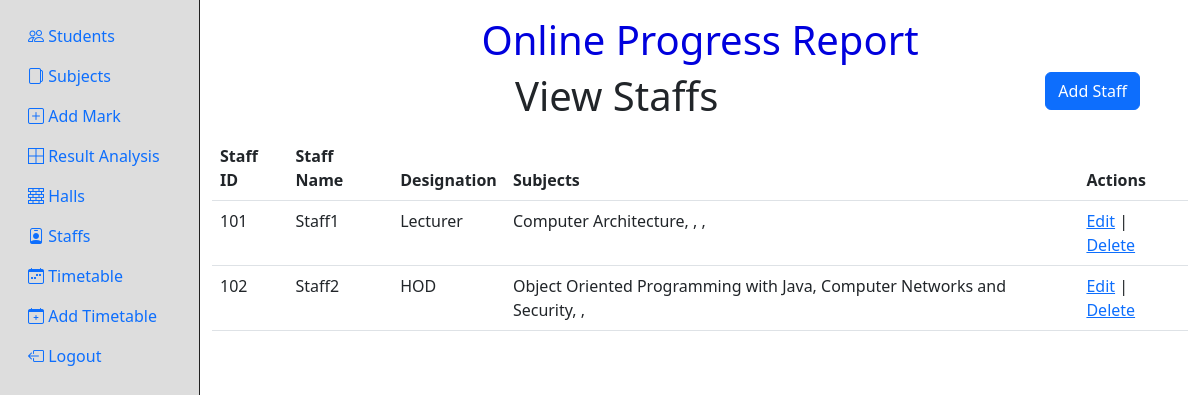
The app's page /staffs.php (signed in), older data.
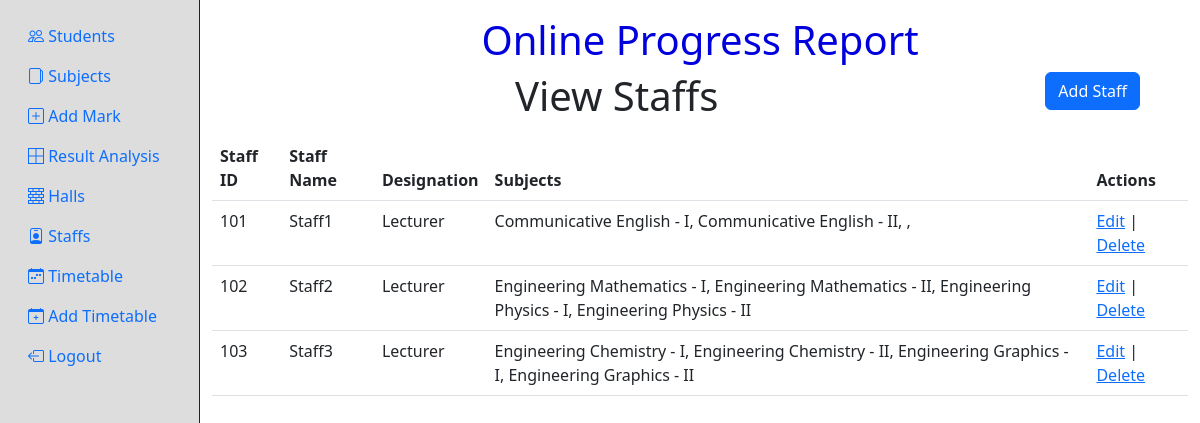
The same page, newer data.
### tables this page shows
CREATE TABLE `staff_details` (
  `id` int(11) NOT NULL,
  `staff_id` text NOT NULL,
  `staff_name` text NOT NULL,
  `designation` text NOT NULL,
  `bcode` int(11) NOT NULL,
  `subject` text NOT NULL
);

### staffs.php (the view, shortened to what this page needs)
<?php
if(!isset($_SESSION["user_id"])){
    header("Location: login.php");
}else if(isset($_GET["deleteid"])){
    $query = "DELETE FROM `staff_details` WHERE `id` = ".$_GET["deleteid"];
    $con = mysqli_connect(DB_HOST,DB_USERNAME,DB_PASSWORD,DB_NAME);
    mysqli_query($con, $query);
    $selectQuery = "SELECT * FROM `staff_details`";
    $result = mysqli_query($con, $selectQuery);
}else{
    $query = "SELECT * FROM `staff_details`";
    $con = mysqli_connect(DB_HOST,DB_USERNAME,DB_PASSWORD,DB_NAME);
    $result = mysqli_query($con, $query);
}
?>
<!DOCTYPE html>
<html lang="en">
<head>
  <link href="https://cdn.jsdelivr.net/npm/bootstrap@5.3.0-alpha1/dist/css/bootstrap.min.css" rel="stylesheet"
>
  <link rel="stylesheet" href="https://cdn.jsdelivr.net/npm/bootstrap-icons@1.10.3/font/bootstrap-icons.css">
</head>
<body>
  <div class="container-fluid h-100">
    <div class="row h-100">
      <?php include("sidebar.php"); ?>
      <div class="col-10 pt-3">
        <div class="row">
          <div class="col-12">
            <h2 style="text-align:center;font-size:40px;color:#00d">Online Progress Report</h2>
          </div>
        </div>
        <div class="row">
          <div class="col">
            <div class="row">
              <div class="col-10">
                <h1 class="title mb-3">View Staffs</h1>
              </div>
              <div class="col"><a class="btn btn-primary" href="add-staff.php" role="button">Add Staff</a></div>
            </div>
            <div class="table-responsive">
              <table class="table table-hover">
                <thead>
                  <tr>
                    <th>Staff ID</th>
                    <th>Staff Name</th>
                    <th>Designation</th>
                    <th>Subjects</th>
                    <th>Actions</th>
                  </tr>
                </thead>
                <tbody>
                  <?php if($result){
                    $rows = mysqli_num_rows($result);
                    if($rows===0){
                  ?>
                  <tr>
                    <td colspan="5" align="center">No Records Found</td>
                  </tr>
                  <?php }else{
                    while($row = mysqli_fetch_array($result, MYSQLI_ASSOC)){ ?>
                  <tr>
                    <td><?php echo $row["staff_id"]; ?></td>
                    <td><?php echo $row["staff_name"]; ?></td>
                    <td><?php echo $row["designation"]; ?></td>
                    <td><?php
                    $len = count(json_decode($row["subject"], true));
                    $i = 1;
                    foreach(json_decode($row["subject"], true) as $subject){echo $subject['sname']; if($len != $i){echo ", ";} $i++; } ?></td>
                    <td>
                      <a href="edit-staff.php?id=<?php echo $row["id"]; ?>">Edit</a> | <a
                        href="?deleteid=<?php echo $row["id"]; ?>">Delete</a>
                    </td>
                  </tr>
                  <?php
                    }
                    } } ?>
                </tbody>
              </table>
            </div>
          </div>
        </div>
      </div>
    </div>
  </div>
</body>
</html>

### sidebar.php
<div class="col-2 pt-3 h-100 dontprint" style="background:#ddd;border-right:1px solid #222">
  <ul class="nav nav-pills flex-column">
    <li class="nav-item">
      <a href="mainpage.php" class="nav-link">
        <i class="bi bi-people"></i> Students
      </a>
    </li>
    <li class="nav-item">
      <a href="subjects.php" class="nav-link">
        <i class="bi bi-files-alt"></i> Subjects
      </a>
    </li>
    <li class="nav-item">
      <a href="add-mark.php" class="nav-link">
        <i class="bi bi-plus-square"></i> Add Mark
      </a>
    </li>
    <li class="nav-item">
      <a href="result-analysis.php" class="nav-link">
        <i class="bi bi-border-all"></i> Result Analysis
      </a>
    </li>
    <li class="nav-item">
      <a href="halls.php" class="nav-link">
        <i class="bi bi-bricks"></i> Halls
      </a>
    </li>
    <li class="nav-item">
      <a href="staffs.php" class="nav-link">
        <i class="bi bi-person-badge"></i> Staffs
      </a>
    </li>
    <li class="nav-item">
      <a href="timetable.php" class="nav-link">
        <i class="bi bi-calendar-week"></i> Timetable
      </a>
    </li>
    <li class="nav-item">
      <a href="add-timetable.php" class="nav-link">
        <i class="bi bi-calendar-plus"></i> Add Timetable
      </a>
    </li>
    <li class="nav-item">
      <a href="logout.php" class="nav-link">
        <i class="bi bi-box-arrow-left"></i> Logout
      </a>
    </li>
  </ul>
</div>

### staffs.php (style rules this page uses)
html, body { margin: 0; padding: 0; height: 100%; }
h1.title { margin: 0; text-align: center; }

Row changes from the older to the newer data that the page shows:
removed staff_details: staff "101", staff_name "Staff1", designation "Lecturer", sname "Computer Architecture"
removed staff_details: staff "102", staff_name "Staff2", designation "HOD", sname "Object Oriented Programming with Java", sname "Computer Networks and Security"
added staff_details: staff "101", staff_name "Staff1", designation "Lecturer", sname "Communicative English - I", sname "Communicative English - II"
added staff_details: staff "102", staff_name "Staff2", designation "Lecturer", sname "Engineering Mathematics - I", sname "Engineering Mathematics - II", sname "Engineering Physics - I", sname "Engineering Physics - II"
added staff_details: staff "103", staff_name "Staff3", designation "Lecturer", sname "Engineering Chemistry - I", sname "Engineering Chemistry - II", sname "Engineering Graphics - I", sname "Engineering Graphics - II"
